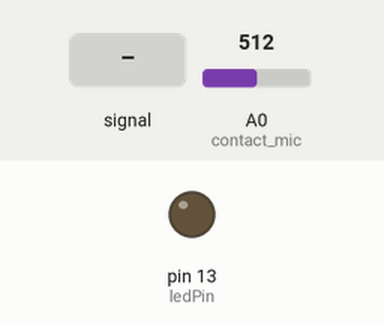
A sketch run on a simulated Arduino Uno, built with avr-gcc and run on an emulated ATmega328P. On the bench: output pins drawn as LEDs (lit = HIGH). The inputs (shaded band) are chosen by the test bench; at power-on: A0 (contact_mic) = 512.

Above: at 1.2 s.
1.3 s: A0 (contact_mic) fed a 200 Hz sine of ±81 counts around its level
At 2.5 s:
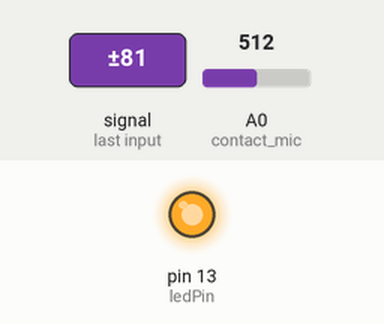
4.3 s: A0 (contact_mic) set to 716
At 5.6 s:
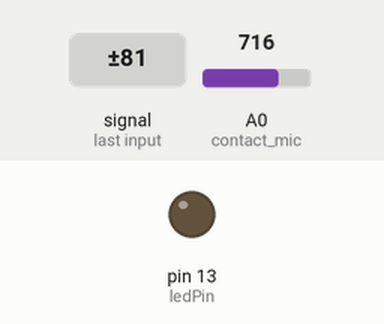
6.8 s: A0 (contact_mic) set to 741
8.3 s: A0 (contact_mic) set to 755
At 9.0 s:
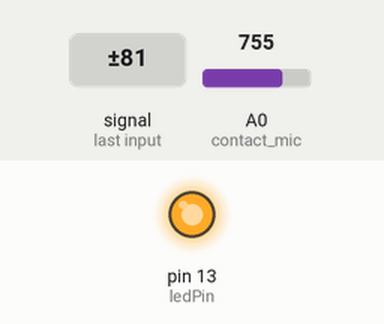
Timing chart, 0 to 10.8 s (numbered marks = the images above; inputs shaded):
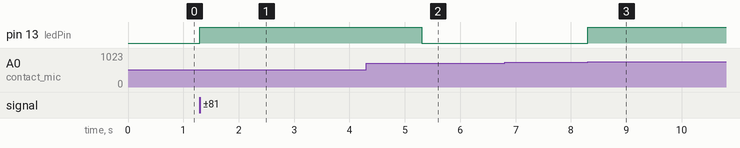

The sketch:

contact-mic-comparator-trigger.ino
```cpp
float contact_mic = A0;    // select the input pin for the potentiometer
int ledPin = 13;      // select the pin for the LED
double mic_value = 0;  // variable to store the value coming from the sensor

void setup() {
  // declare the ledPin as an OUTPUT
  pinMode(ledPin, OUTPUT);
}

void loop() {
  // read the value from the sensor:
  mic_value = analogRead(contact_mic);
  // turn the ledPin on if piezo transducer signal is greater than 0.83
  if (sin(mic_value) > 0.83) {
    digitalWrite(13, HIGH);
    delay(2*1000);  // maintain logical HIGH for 2 seconds to prevent system oscillation
  }
  else {
    digitalWrite(13, LOW);
  }
}
```

Measured:
- the behaviour switches between 754 and 755 on A0 (contact_mic) (found by bisection; images 2 and 3)
- after the input at 1.3 s, pin 13 (ledPin): LOW → HIGH at once
- after the input at 4.3 s, pin 13 (ledPin): HIGH → LOW after 1.0 s
- after the input at 6.8 s, every drawn part: stays the same
- after the input at 8.3 s, pin 13 (ledPin): LOW → HIGH at once
